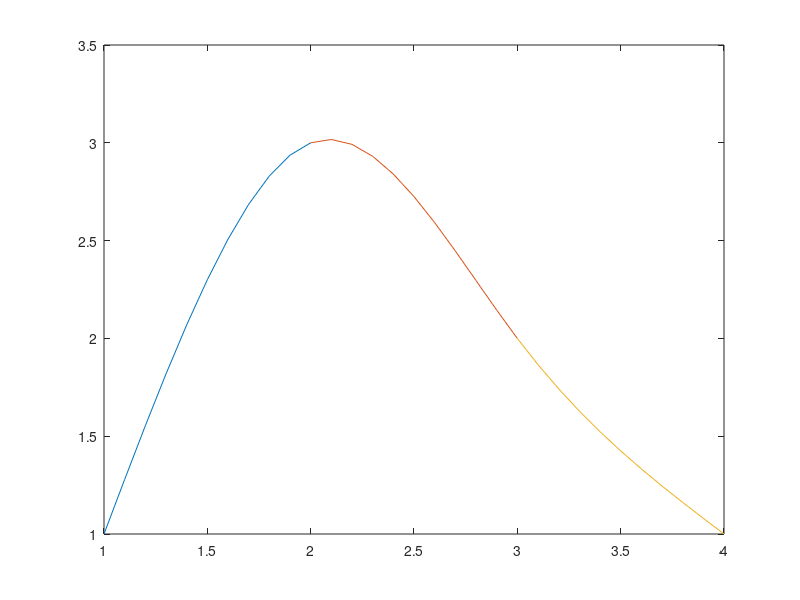

The MATLAB source for this figure:
%Points: (1,1), (2,3), (3,2), (4,1)

%x intervals
x1 = 1:0.1:2;
x2 = 2:0.1:3;
x3 = 3:0.1:4;

%Cubic spline curves generated from points
y1 = (-12/15)*((x1-1).^3) + (42/15)*(x1-1) + 1;
y2 = ((x2-2).^3) - (12/5)*((x2-2).^2) + (6/15)*(x2-2) + 3;
y3 = (-1/5)*((x3-3).^3) + (3/5)*((x3-3).^2) - (21/15)*(x3-3) + 2;

%Plot
plot(x1, y1, x2, y2, x3, y3);